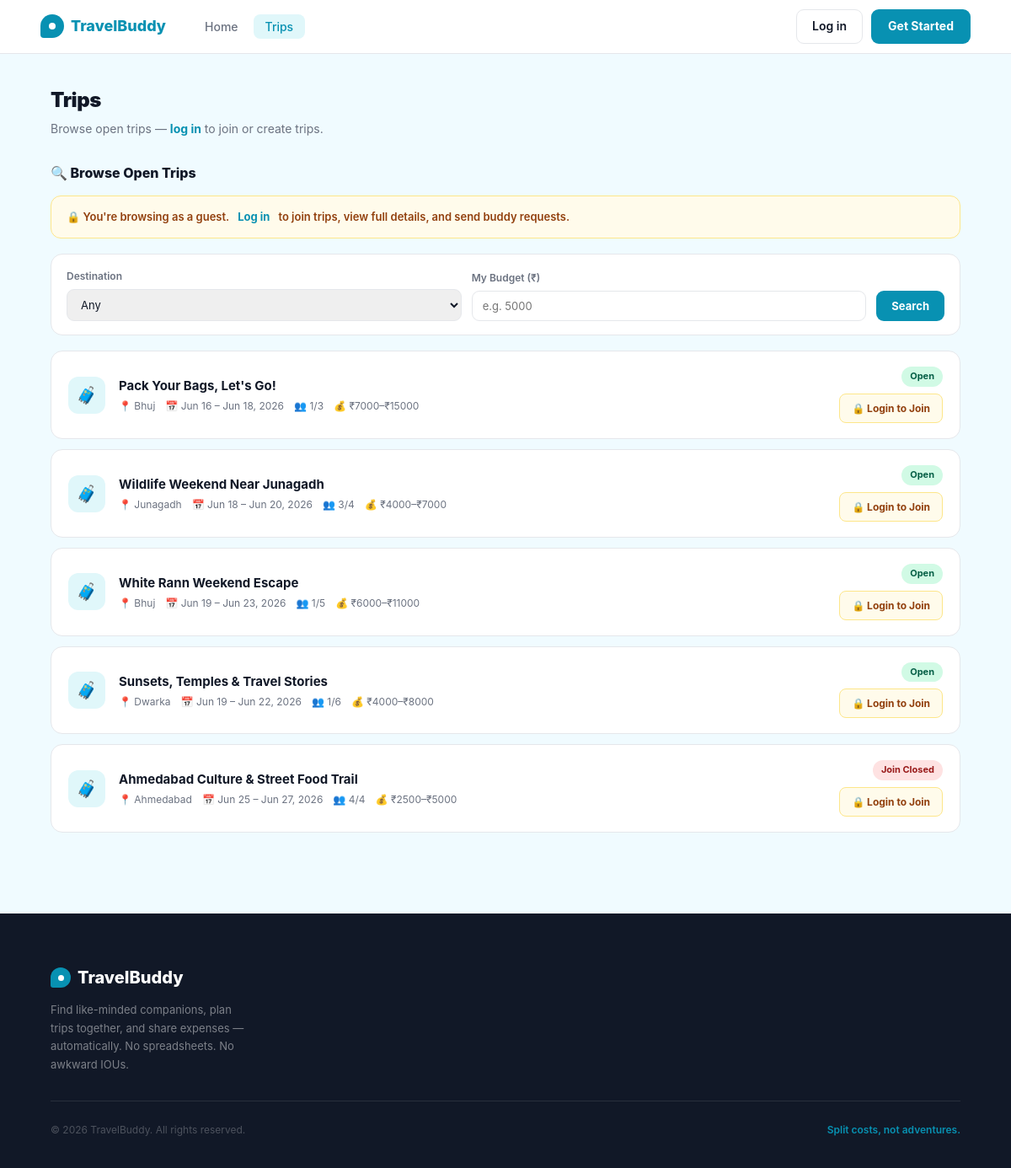
Page /trips on the committed database.
### app/models.py (models this page shows, shortened)
class Trip(db.Model):
    __tablename__ = 'trips'
    id          = db.Column(db.Integer, primary_key=True)
    owner_id    = db.Column(db.Integer, db.ForeignKey('users.id'), nullable=False)
    title       = db.Column(db.String(150), nullable=False)
    destination = db.Column(db.String(150), nullable=False)
    departure_city = db.Column(db.String(100), default='')
    start_date  = db.Column(db.Date, nullable=False)
    end_date    = db.Column(db.Date, nullable=False)
    description = db.Column(db.Text, default='')
    budget_min  = db.Column(db.Float, default=0)
    budget_max  = db.Column(db.Float, default=0)
    max_members = db.Column(db.Integer, default=4)
    status      = db.Column(db.String(20), default='upcoming')  # upcoming, active, completed
    is_public   = db.Column(db.Boolean, default=True)
    created_at  = db.Column(db.DateTime, default=lambda: datetime.now(timezone.utc))
    owner    = db.relationship('User', back_populates='owned_trips')
    members  = db.relationship('TripMember', back_populates='trip', lazy='dynamic',
                               cascade='all, delete-orphan')
    expenses = db.relationship('Expense', back_populates='trip', lazy='dynamic',
                               cascade='all, delete-orphan')
    def member_count(self):
        return self.members.filter_by(status='accepted').count() + 1  # +1 for owner
    def is_full(self):
        return self.member_count() >= self.max_members

### app/trips/routes.py (the view)
@trips.route('/trips')
def index():
    my_trips = []
    pending_ids = set()
    accepted_ids = set()
    if current_user.is_authenticated:
        my_trip_ids = current_user._all_trip_ids()
        my_trips = Trip.query.filter(Trip.id.in_(my_trip_ids)).all() if my_trip_ids else []
        pending_ids = {m.trip_id for m in
                       TripMember.query.filter_by(user_id=current_user.id, status='pending').all()}
        accepted_ids = {m.trip_id for m in
                        TripMember.query.filter_by(user_id=current_user.id, status='accepted').all()}
        my_trip_ids_set = set(my_trip_ids)
    else:
        my_trip_ids_set = set()
    query = Trip.query.filter(Trip.is_public == True)  # noqa: E712
    if my_trip_ids_set:
        query = query.filter(~Trip.id.in_(my_trip_ids_set))
    destination = request.args.get('destination', '').strip()
    budget = request.args.get('budget', '').strip()
    if destination:
        query = query.filter(Trip.destination == destination)
    if budget:
        try:
            b = float(budget)
            query = query.filter(Trip.budget_min <= b)
        except ValueError:
            pass
    browse_trips = query.order_by(Trip.start_date.asc()).all()
    return render_template('trips/index.html',
        my_trips=my_trips,
        browse_trips=browse_trips,
        pending_ids=pending_ids,
        accepted_ids=accepted_ids,
        destination=destination,
        budget=budget,
        city_choices=GUJARAT_CITIES + NEARBY_CITIES,
        today=date.today()
    )

### app/templates/trips/index.html (shortened to what this page needs)
{% extends "base.html" %}
{% block content %}
<div class="trips-page">
  <div class="trips-inner">
    <div class="page-header">
      <div>
        <h1 class="page-title">Trips</h1>
        <p class="page-subtitle">
          {% if current_user.is_authenticated %}
            Manage your trips and find new ones to join.
          {% else %}
            Browse open trips — <a href="{{ url_for('auth.login') }}" style="color:var(--green);font-weight:700;">log in</a> to join or create trips.
          {% endif %}
        </p>
      </div>
    </div>
    <div class="section">
      <div class="section-title">🔍 Browse Open Trips</div>
      {% if not current_user.is_authenticated %}
      <div class="guest-banner">
        🔒 You're browsing as a guest. <a href="{{ url_for('auth.login') }}">Log in</a> to join trips, view full details, and send buddy requests.
      </div>
      {% endif %}
      <form method="GET" action="{{ url_for('trips.index') }}" class="filter-bar">
        <div class="filter-field">
          <label>Destination</label>
          <select name="destination">
            <option value="">Any</option>
          </select>
        </div>
        <div class="filter-field">
          <label>My Budget (₹)</label>
          <input type="number" name="budget" placeholder="e.g. 5000" value="{{ budget }}">
        </div>
        <button type="submit" class="btn-filter">Search</button>
      </form>
      {% if browse_trips %}
        <div class="trip-cards">
          {% for trip in browse_trips %}
          <div class="trip-card">
            <div class="trip-icon">🧳</div>
            <div class="trip-info">
              <div class="trip-name">
                {% if current_user.is_authenticated %}
                  <a href="{{ url_for('trips.detail', trip_id=trip.id) }}">{{ trip.title }}</a>
                {% else %}
                  <a href="{{ url_for('auth.login') }}">{{ trip.title }}</a>
                {% endif %}
              </div>
              <div class="trip-meta">
                <span>📍 {{ trip.destination }}</span>
                <span>📅 {{ trip.start_date.strftime('%b %d') }} – {{ trip.end_date.strftime('%b %d, %Y') }}</span>
                <span>👥 {{ trip.member_count() }}/{{ trip.max_members }}</span>
                <span>💰 ₹{{ "%.0f"|format(trip.budget_min) }}–₹{{ "%.0f"|format(trip.budget_max) }}</span>
              </div>
            </div>
            <div class="trip-right">
              {% if trip.is_full() %}
                <span class="badge badge-join-closed">Join Closed</span>
              {% else %}
                <span class="badge badge-open">Open</span>
              {% endif %}
              {% if current_user.is_authenticated %}
                {% if trip.id in accepted_ids %}
                  <span class="badge badge-owner">Joined</span>
                {% elif trip.id in pending_ids %}
                  <button class="btn-small btn-pending" disabled>Request Sent</button>
                {% elif not trip.is_full() %}
                  <form method="POST" action="{{ url_for('trips.send_request', trip_id=trip.id) }}">
                    <input type="hidden" name="csrf_token" value="{{ csrf_token() }}">
                    <button type="submit" class="btn-small btn-request">Send Buddy Request</button>
                  </form>
                {% endif %}
                <a href="{{ url_for('trips.detail', trip_id=trip.id) }}" class="btn-small btn-view">View →</a>
              {% else %}
                <a href="{{ url_for('auth.login') }}" class="btn-guest-login">🔒 Login to Join</a>
              {% endif %}
            </div>
          </div>
          {% endfor %}
        </div>
      {% else %}
        <div class="empty-state">
          <div class="empty-icon">🤷</div>
          <h4>No open trips found</h4>
          <p>Try adjusting your filters, or check back later for new trips.</p>
        </div>
      {% endif %}
    </div>
  </div>
</div>
{% endblock %}

### app/templates/base.html (shortened to what this page needs)
<!DOCTYPE html>
<html lang="en">
<head>
</head>
<body>
<nav>
  <a href="{{ url_for('main.home') }}" class="logo">
    <div class="logo-icon"></div>
    TravelBuddy
  </a>
  {% if current_user.is_authenticated %}
    <ul class="nav-links">
      <li><a href="{{ url_for('dashboard.index') }}" {% if request.endpoint == 'dashboard.index' %}class="active"{% endif %}>Dashboard</a></li>
      <li><a href="{{ url_for('trips.index') }}" {% if request.endpoint and request.endpoint.startswith('trips.') %}class="active"{% endif %}>Trips</a></li>
      <li><a href="{{ url_for('expenses.my_expenses') }}" {% if request.endpoint == 'expenses.my_expenses' %}class="active"{% endif %}>Expenses</a></li>
    </ul>
    <div class="nav-right">
      <div class="nav-user">
        <div class="nav-avatar">{{ current_user.name[0].upper() }}</div>
        <a href="{{ url_for('profile.view') }}" style="color:inherit;">{{ current_user.name.split()[0] }}</a>
      </div>
      <a href="{{ url_for('auth.logout') }}" class="btn-logout">Log out</a>
    </div>
  {% else %}
    <ul class="nav-links">
      <li><a href="{{ url_for('main.home') }}" {% if request.endpoint == 'main.home' %}class="active"{% endif %}>Home</a></li>
      <li><a href="{{ url_for('trips.index') }}" {% if request.endpoint and request.endpoint.startswith('trips.') %}class="active"{% endif %}>Trips</a></li>
    </ul>
    <div class="nav-right">
      <a href="{{ url_for('auth.login') }}" class="btn-login">Log in</a>
      <a href="{{ url_for('auth.register') }}" class="btn-cta-nav">Get Started</a>
    </div>
  {% endif %}
</nav>
{% block content %}{% endblock %}
<footer>
  <div class="footer-inner">
    <div class="footer-top">
      <div class="footer-brand">
        <div class="footer-logo">
          <div class="footer-logo-icon"></div>
          TravelBuddy
        </div>
        <p>Find like-minded companions, plan trips together, and share expenses — automatically. No spreadsheets. No awkward IOUs.</p>
      </div>
    </div>
    <div class="footer-bottom">
      <p class="footer-copy">© 2026 TravelBuddy. All rights reserved.</p>
      <p class="footer-tagline-bottom">Split costs, not adventures.</p>
    </div>
  </div>
</footer>
</body>
</html>

### rows in the picture
Trip: title "Pack Your Bags, Let's Go!", destination "Bhuj", start_date "Jun 16", end_date "Jun 18, 2026", member_count "1", max_members "3", budget_min "7000", budget_max "15000", shows "Open"
Trip: title "Wildlife Weekend Near Junagadh", destination "Junagadh", start_date "Jun 18", end_date "Jun 20, 2026", member_count "3", max_members "4", budget_min "4000", budget_max "7000", shows "Open"
Trip: title "White Rann Weekend Escape", destination "Bhuj", start_date "Jun 19", end_date "Jun 23, 2026", member_count "1", max_members "5", budget_min "6000", budget_max "11000", shows "Open"
Trip: title "Sunsets, Temples & Travel Stories", destination "Dwarka", start_date "Jun 19", end_date "Jun 22, 2026", member_count "1", max_members "6", budget_min "4000", budget_max "8000", shows "Open"
Trip: title "Ahmedabad Culture & Street Food Trail", destination "Ahmedabad", start_date "Jun 25", end_date "Jun 27, 2026", member_count "4", max_members "4", budget_min "2500", budget_max "5000", shows "Join Closed"
